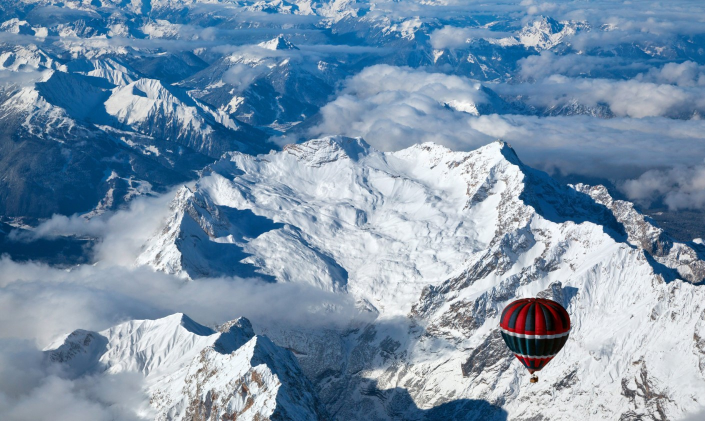
#> input picture teti_imagens/balao_montanhas_geladas.jpg, 1410 x 842 px, given in place of tucano3.png, which was not available (shown at 1/2 size)
$ jupyter execute --allow-errors Aula_03.ipynb   (text cells are left out)
#> lines starting #> are read from the running program, lines starting #| are printed output that depends on the picture; pictures that were not available may be replaced by others from this repository, and a replacement may not be noted
[cell 1]
path = 'E:/visao_am/arquivos/imagens_visao_am/'

[cell 2]
def plot_im2(im1, tit1, im2, tit2, tam):
    figure(figsize = tam)
    plt.subplot(1,2,1), plt.imshow(im1), plt.title(tit1)
    plt.xticks([]), plt.yticks([])
    plt.subplot(1,2,2), plt.imshow(im2), plt.title(tit2)
    plt.xticks([]), plt.yticks([])
    plt.show()

def plot_im3(im1, tit1, im2, tit2, im3, tit3, tam):
    figure(figsize = tam)
    plt.subplot(1,3,1), plt.imshow(im1, cmap = "gray"), plt.title(tit1)
    plt.xticks([]), plt.yticks([])
    plt.subplot(1,3,2), plt.imshow(im2, cmap = "gray"), plt.title(tit2)
    plt.xticks([]), plt.yticks([])
    plt.subplot(1,3,3), plt.imshow(im3, cmap = "gray"), plt.title(tit3)
    plt.xticks([]), plt.yticks([])
    plt.show()

def plot_im3_(im1, tit1, im2, tit2, im3, tit3, tam):
    figure(figsize = tam)
    plt.subplot(1,3,1), plt.imshow(im1), plt.title(tit1)
    plt.xticks([]), plt.yticks([])
    plt.subplot(1,3,2), plt.imshow(im2), plt.title(tit2)
    plt.xticks([]), plt.yticks([])
    plt.subplot(1,3,3), plt.imshow(im3), plt.title(tit3)
    plt.xticks([]), plt.yticks([])
    plt.show()

def plot_im4(im1, tit1, im2, tit2, im3, tit3, im4, tit4, tam, cmp = True):
    plt.figure(figsize=tam)
    plt.subplot(2, 2, 1), plt.imshow(im1), plt.title(tit1)
    plt.xticks([]), plt.yticks([])

    if cmp:
        plt.subplot(2, 2, 2), plt.imshow(im2, cmap = "gray"), plt.title(tit2)
    else:
        plt.subplot(2, 2, 2), plt.imshow(im2), plt.title(tit2)
    plt.xticks([]), plt.yticks([])

    if cmp:
        plt.subplot(2, 2, 3), plt.imshow(im3, cmap = "gray"), plt.title(tit3)
    else:
        plt.subplot(2, 2, 3), plt.imshow(im3), plt.title(tit3)
    plt.xticks([]), plt.yticks([])

    if cmp:
        plt.subplot(2, 2, 4), plt.imshow(im4, cmap = "gray"), plt.title(tit4)
    else:
        plt.subplot(2, 2, 4), plt.imshow(im4), plt.title(tit4)
    plt.xticks([]), plt.yticks([])
    plt.tight_layout()
    plt.show()

[cell 3]
from PIL import Image, ImageOps
import matplotlib.pyplot as plt
from pylab import *
import cv2
import matplotlib.pyplot as plt
from matplotlib.pyplot import figure

[cell 4]
im_1 = cv2.imread(path + "tucano3.png")
#> im_1 is the input picture: shape (842, 1410, 3); mean B, G, R 170.4, 147.1, 122.1

[cell 5]
plt.imshow(im_1)

[cell 6]
im_1_c = cv2.cvtColor(im_1, cv2.COLOR_BGR2RGB)

[cell 7]
plot_im2(im_1, 'Imagem normal', im_1_c, 'Imagem Convertida', (12,10))

[cell 8]
im_1olho = im_1_c[210:270, 115:170]

[cell 9]
imshow(im_1olho)

[cell 10]
im_1_c_b, im_1_c_g, im_1_c_r = cv2.split(im_1_c)
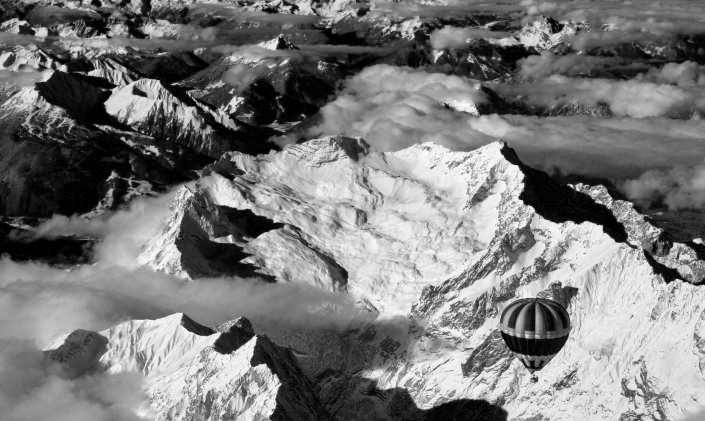
#> im_1_c_b: shape (842, 1410) (shown at 1/2 size); min 0, max 255, mean 122.1
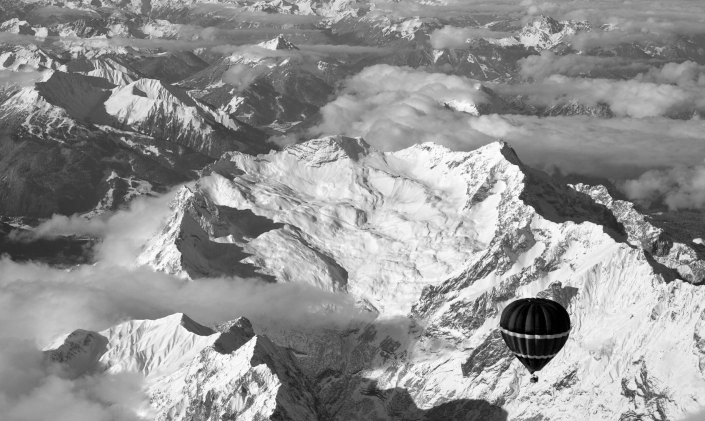
#> im_1_c_g: shape (842, 1410) (shown at 1/2 size); min 0, max 255, mean 147.1
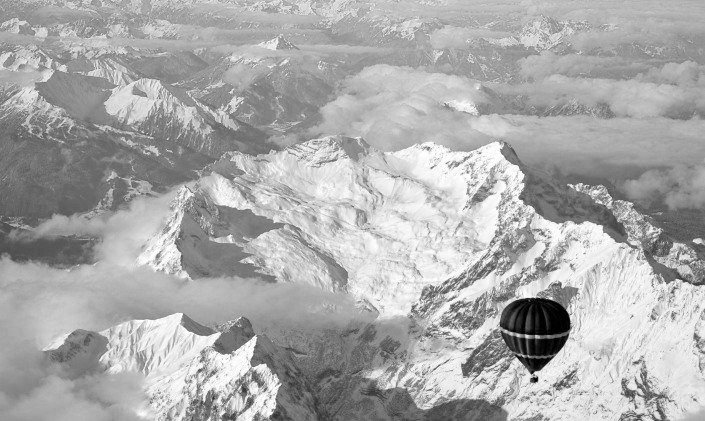
#> im_1_c_r: shape (842, 1410) (shown at 1/2 size); min 0, max 255, mean 170.4

[cell 11]
plot_im3(im_1_c_b, 'B', im_1_c_g, 'G', im_1_c_r, 'R', (12,15))

[cell 12]
plot_im4(im_1_c, 'Imagem original', im_1_c_b, 'B', im_1_c_g, 'G', im_1_c_r, 'R', (10,12))

[cell 13]
im_1_c_r = im_1_c_r + 50
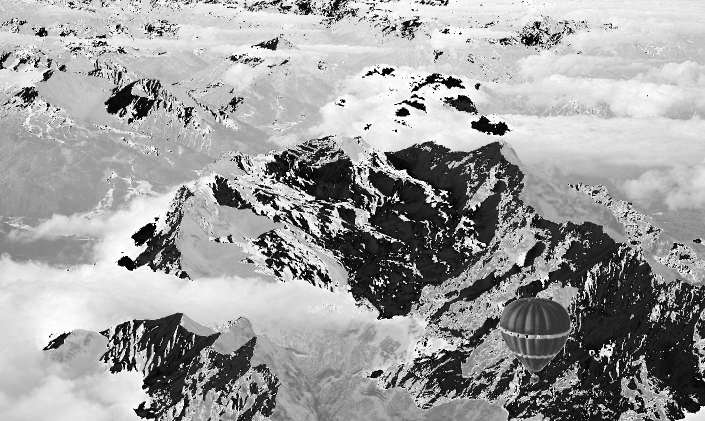
#> im_1_c_r: shape (842, 1410) (shown at 1/2 size); min 0, max 255, mean 158.1
im_1_c_g = im_1_c_g + 100
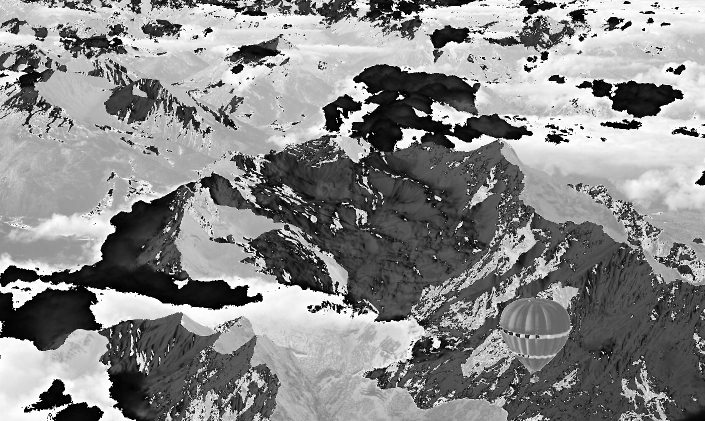
#> im_1_c_g: shape (842, 1410) (shown at 1/2 size); min 0, max 255, mean 136.3

[cell 14]
plot_im4(im_1_c, 'Imagem original', im_1_c_b, 'B', im_1_c_g, 'G', im_1_c_r, 'R', (10,12))

[cell 15]
im_2 = cv2.imread(path + "fusca_placa.jpg")
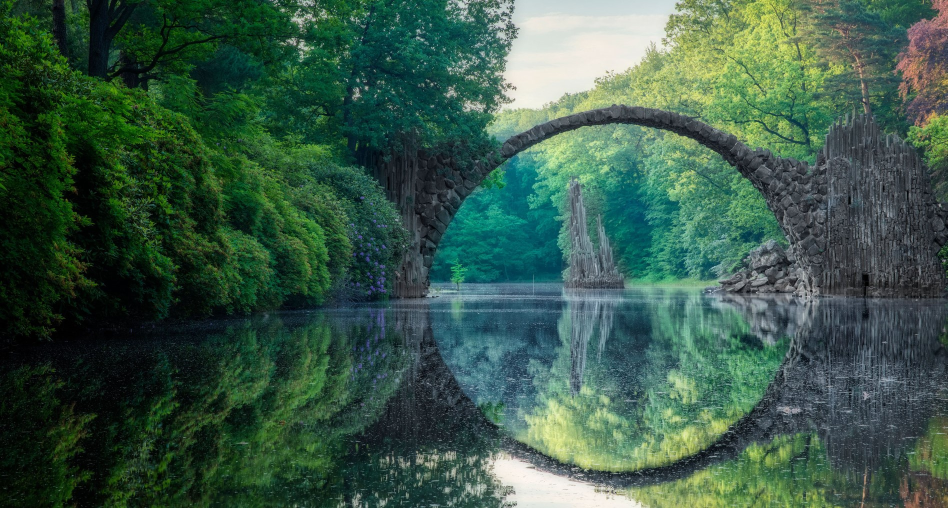
#> input picture teti_imagens/beautiful_rive.jpg, 1895 x 1016 px, given in place of fusca_placa.jpg, which was not available (shown at 1/2 size)
#> im_2 is the input picture: shape (1016, 1895, 3); mean B, G, R 72, 88.4, 58.1
im_3 = cv2.imread(path + "familia_semluz.tif")

[cell 16]
imshow(im_2)

[cell 17]
im_p = Image.fromarray(np.uint8(im_2))
im_p = ImageOps.equalize(im_p)
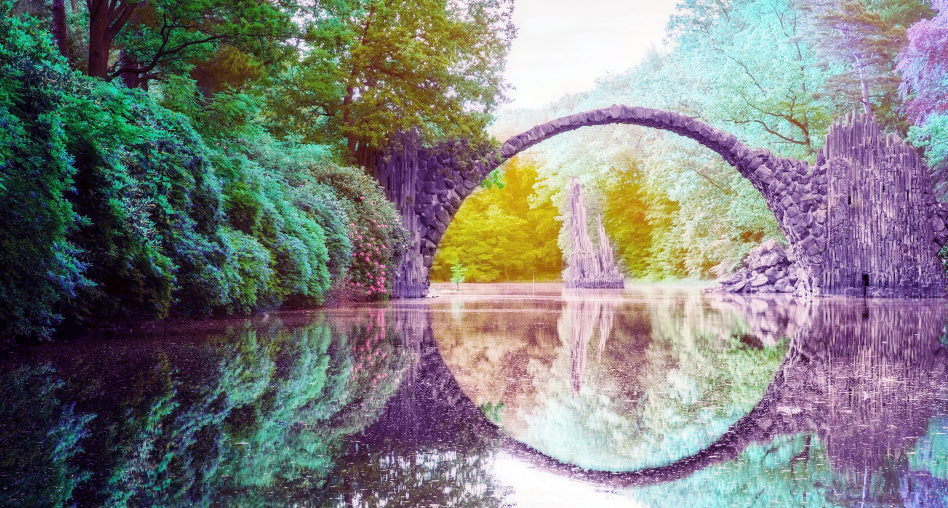
#> im_p: PIL image 1895x1016 RGB (shown at 1/2 size); mean R, G, B 126.6, 126.8, 126.1

[cell 18]
imshow(im_p)

[cell 19]
imshow(im_3)

[cell 20]
im_p2 = Image.fromarray(np.uint8(im_3))
im_p2 = ImageOps.equalize(im_p2)

[cell 21]
imshow(im_p2)

[cell 22]
im_3.shape
#> Out = (1016, 1895, 3)

[cell 23]
im_fusca2 = im_2 + 255
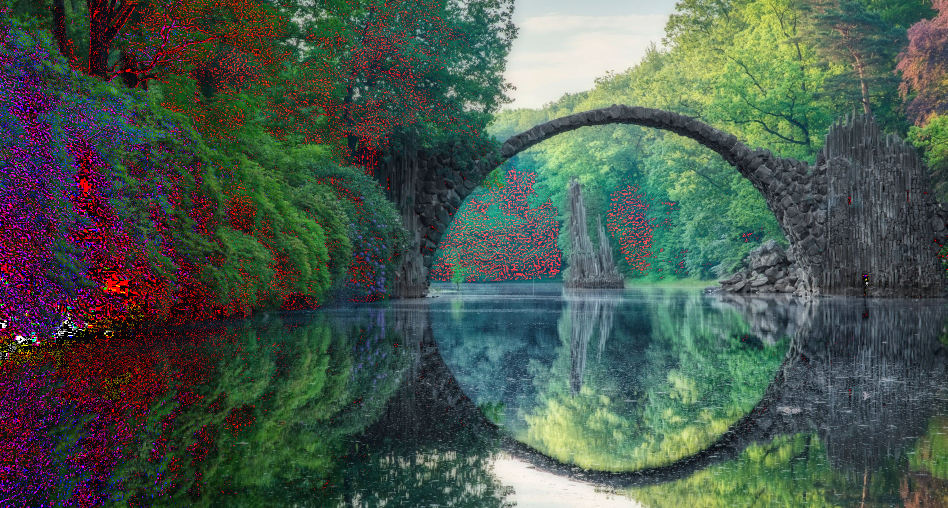
#> im_fusca2: shape (1016, 1895, 3) (shown at 1/2 size); mean B, G, R 77.7, 87.9, 73.3

[cell 24]
imshow(im_fusca2)

[cell 25]
im_1_hsv = cv2.cvtColor(im_1_c, cv2.COLOR_BGR2HSV)
#> im_1_hsv: shape (842, 1410, 3); mean H, S, V 19.5, 89, 171

[cell 26]
im1_hsv_h, im2_hsv_s, im3_hsv_v = cv2.split(im_1_hsv)
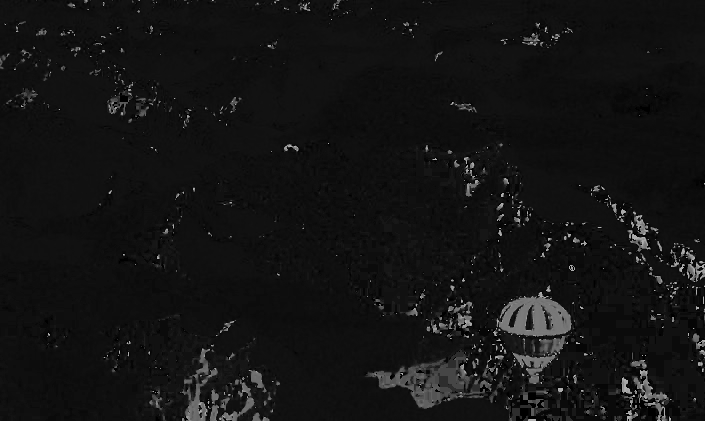
#> im1_hsv_h: shape (842, 1410) (shown at 1/2 size); min 0, max 178, mean 19.5
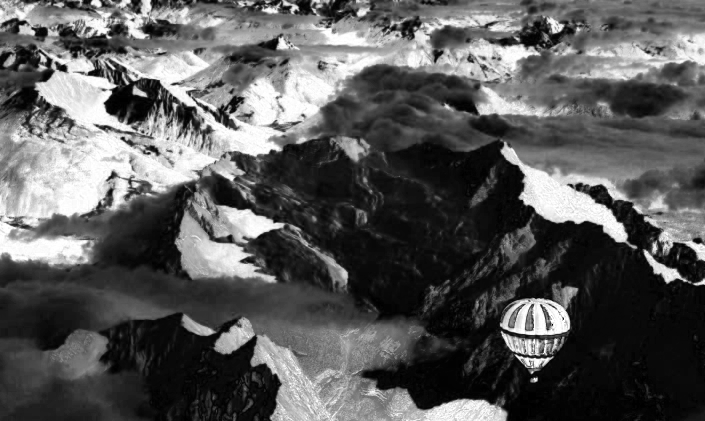
#> im2_hsv_s: shape (842, 1410) (shown at 1/2 size); min 0, max 255, mean 89

[cell 27]
plot_im4(im_1_c, 'Imagem original', im1_hsv_h, 'H', im2_hsv_s, 'S', im3_hsv_v, 'V', (10,12), False)
